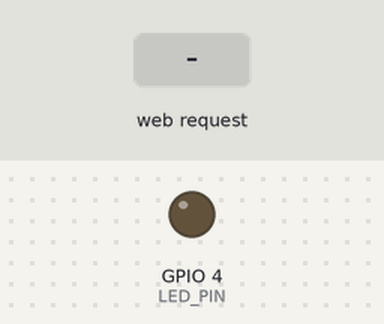
A sketch run on a simulated ESP32. Parts: output pins drawn as LEDs (lit = HIGH). The inputs (shaded band) are chosen by the test bench. WiFi joins after 1.5 s; servers stay silent unless stated; what the sketch prints to the serial monitor is not drawn.

Above: at 2.7 s.
2.8 s: HTTP request GET /on received
At 3.3 s:
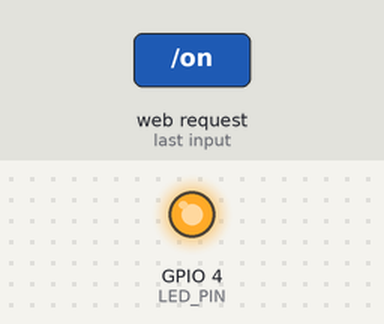
4.3 s: HTTP request GET /set?pwm=120 received
At 5.5 s:
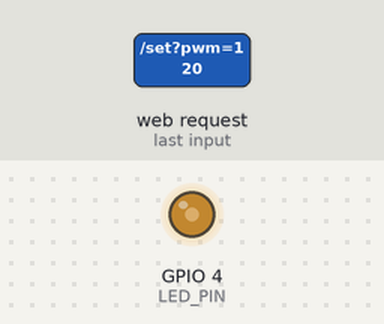
5.8 s: HTTP request GET /on?pwm=1 received
At 6.8 s:
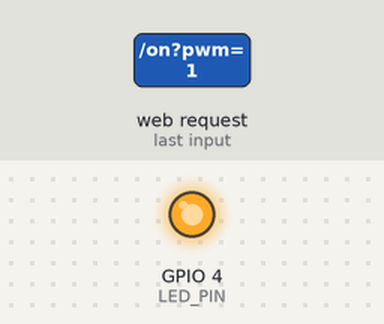
Timing chart, 0 to 8.8 s (numbered marks = the images above; inputs shaded):
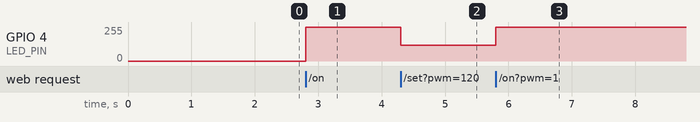

The sketch:

06.ino
```cpp
#include <WiFi.h>
#include <WebServer.h>

const char* ssid = "刘栋WIN";
const char* password = "12346789";
const int LED_PIN = 4;

// PWM 参数
const int freq = 5000;
const int resolution = 8; // 0~255

WebServer server(80);

// 生成网页，内置滑动条+JS异步请求
String makePage() {
  int currentDuty = ledcRead(LED_PIN);
  String html = R"rawliteral(
<!DOCTYPE html>
<html lang="zh-CN">
<head>
  <meta charset="UTF-8">
  <meta name="viewport" content="width=device-width, initial-scale=1.0">
  <title>LED PWM调光</title>
  <style>
    body {font-family:Arial; text-align:center; margin-top:50px;}
    .slider-box {margin:30px auto; width:80%; max-width:500px;}
    input[type="range"] {width:100%; height:12px;}
    button {padding:10px 20px; font-size:16px; margin:0 8px;}
    #valText {font-size:22px; color:#c00; font-weight:bold;}
  </style>
</head>
<body>
  <h1>网页滑动条 PWM 调光 LED</h1>
  <p>当前亮度：<span id="valText">)" + String(currentDuty) + R"rawliteral(</span></p>

  <div class="slider-box">
    <input type="range" id="pwmSlider" min="0" max="255" value=")" + String(currentDuty) + R"rawliteral(">
  </div>

  <a href="/on"><button>最大亮度</button></a>
  <a href="/off"><button>关闭LED</button></a>

<script>
// 获取滑块与显示文本
const slider = document.getElementById("pwmSlider");
const valText = document.getElementById("valText");

// 滑块拖动事件
slider.addEventListener("input", function(){
  let val = this.value;
  valText.innerText = val;
  // fetch异步发送亮度值，不刷新页面
  fetch(`/set?pwm=${val}`)
    .catch(err => console.log("请求异常", err));
});
</script>
</body>
</html>
)rawliteral";
  return html;
}

// 主页路由
void handleRoot() {
  server.send(200, "text/html; charset=UTF-8", makePage());
}

// 全开 255
void handleOn() {
  ledcWrite(LED_PIN, 255);
  server.sendHeader("Location", "/");
  server.send(303);
}

// 全关 0
void handleOff() {
  ledcWrite(LED_PIN, 0);
  server.sendHeader("Location", "/");
  server.send(303);
}

// 接收滑块PWM数值路由
void handleSetPWM() {
  // 获取url参数 pwm=xxx
  int duty = server.arg("pwm").toInt();
  // 限制0~255范围防止越界
  if(duty < 0) duty = 0;
  if(duty > 255) duty = 255;
  ledcWrite(LED_PIN, duty);
  // 返回空响应，不需要跳转
  server.send(200, "text/plain", "OK");
}

void setup() {
  Serial.begin(115200);

  // 初始化PWM通道
  ledcAttach(LED_PIN, freq, resolution);
  ledcWrite(LED_PIN, 0);

  // WiFi连接
  WiFi.begin(ssid, password);
  Serial.print("正在连接WiFi");
  while (WiFi.status() != WL_CONNECTED) {
    delay(500);
    Serial.print(".");
  }
  Serial.println("\nWiFi连接成功");
  Serial.print("网页地址：http://");
  Serial.println(WiFi.localIP());

  // 绑定路由
  server.on("/", handleRoot);
  server.on("/on", handleOn);
  server.on("/off", handleOff);
  server.on("/set", handleSetPWM);

  server.begin();
}

void loop() {
  server.handleClient();
}
```

Measured:
- after the input at 2.8 s, GPIO 4 (LED_PIN): 0/255 → 255/255 at once
- after the input at 4.3 s, GPIO 4 (LED_PIN): 255/255 → 120/255 at once
- after the input at 5.8 s, GPIO 4 (LED_PIN): 120/255 → 255/255 at once
